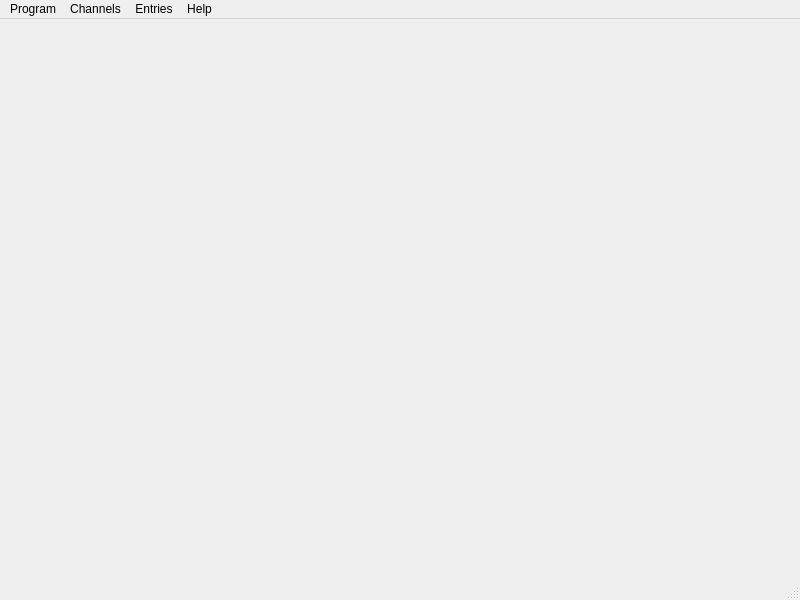
<?xml version="1.0" encoding="UTF-8"?>
<ui version="4.0">
 <class>MainWindow</class>
 <widget class="QMainWindow" name="MainWindow">
  <property name="geometry">
   <rect>
    <x>0</x>
    <y>0</y>
    <width>800</width>
    <height>600</height>
   </rect>
  </property>
  <property name="windowTitle">
   <string>Small RSS</string>
  </property>
  <property name="windowIcon">
   <iconset>
    <normalon>:/gfx/rss-feed.png</normalon>
   </iconset>
  </property>
  <widget class="QWidget" name="centralwidget"/>
  <widget class="QMenuBar" name="menubar">
   <property name="geometry">
    <rect>
     <x>0</x>
     <y>0</y>
     <width>800</width>
     <height>21</height>
    </rect>
   </property>
   <widget class="QMenu" name="menuProgram">
    <property name="title">
     <string>Program</string>
    </property>
    <addaction name="action_preferences"/>
    <addaction name="separator"/>
    <addaction name="action_Quit"/>
   </widget>
   <widget class="QMenu" name="menuChannels">
    <property name="title">
     <string>Channels</string>
    </property>
    <addaction name="action_Add"/>
    <addaction name="action_Edit_channel"/>
    <addaction name="action_Remove"/>
    <addaction name="separator"/>
    <addaction name="actionR_efresh_all"/>
    <addaction name="actionRefresh_selected"/>
   </widget>
   <widget class="QMenu" name="menuHelp">
    <property name="title">
     <string>Help</string>
    </property>
    <addaction name="action_Index"/>
    <addaction name="separator"/>
    <addaction name="actionCopyright_info"/>
    <addaction name="separator"/>
    <addaction name="action_About"/>
   </widget>
   <widget class="QMenu" name="menuEntries">
    <property name="title">
     <string>Entries</string>
    </property>
    <addaction name="action_Un_mark_as_favourite"/>
    <addaction name="separator"/>
    <addaction name="actionRemo_ve_entry"/>
    <addaction name="separator"/>
    <addaction name="action_Save_entry_as_PDF"/>
    <addaction name="actionPrin_t_entry"/>
   </widget>
   <addaction name="menuProgram"/>
   <addaction name="menuChannels"/>
   <addaction name="menuEntries"/>
   <addaction name="menuHelp"/>
  </widget>
  <widget class="QStatusBar" name="statusbar"/>
  <action name="action_Quit">
   <property name="icon">
    <iconset>
     <normalon>:/gfx/button-power-2.png</normalon>
    </iconset>
   </property>
   <property name="text">
    <string>&amp;Quit</string>
   </property>
   <property name="toolTip">
    <string>Exits the program</string>
   </property>
   <property name="shortcut">
    <string>F10</string>
   </property>
  </action>
  <action name="action_preferences">
   <property name="icon">
    <iconset>
     <normalon>:/gfx/cog-double-2.png</normalon>
    </iconset>
   </property>
   <property name="text">
    <string>&amp;Preferences...</string>
   </property>
   <property name="toolTip">
    <string>Displays dialog with config options</string>
   </property>
   <property name="shortcut">
    <string>F3</string>
   </property>
  </action>
  <action name="action_Add">
   <property name="icon">
    <iconset>
     <normalon>:/gfx/cloud-add.png</normalon>
    </iconset>
   </property>
   <property name="text">
    <string>&amp;Add...</string>
   </property>
   <property name="toolTip">
    <string>Adds new RSS channel to the program</string>
   </property>
   <property name="shortcut">
    <string>F5</string>
   </property>
  </action>
  <action name="action_Edit_channel">
   <property name="icon">
    <iconset>
     <normalon>:/gfx/cloud-setting.png</normalon>
    </iconset>
   </property>
   <property name="text">
    <string>&amp;Edit...</string>
   </property>
   <property name="toolTip">
    <string>Allows to edit channel parameters</string>
   </property>
   <property name="shortcut">
    <string>F6</string>
   </property>
  </action>
  <action name="action_Remove">
   <property name="icon">
    <iconset>
     <normalon>:/gfx/cloud-remove.png</normalon>
    </iconset>
   </property>
   <property name="text">
    <string>&amp;Remove</string>
   </property>
   <property name="toolTip">
    <string>Removes channel from list. All entries will be lost!</string>
   </property>
   <property name="shortcut">
    <string>F7</string>
   </property>
  </action>
  <action name="actionR_efresh_all">
   <property name="icon">
    <iconset>
     <normalon>:/gfx/cloud-refresh.png</normalon>
    </iconset>
   </property>
   <property name="text">
    <string>R&amp;efresh all</string>
   </property>
   <property name="toolTip">
    <string>Pools all channels for new entries</string>
   </property>
   <property name="shortcut">
    <string>Ctrl+R</string>
   </property>
  </action>
  <action name="actionRefresh_selected">
   <property name="icon">
    <iconset>
     <normalon>:/gfx/cloud-sync.png</normalon>
    </iconset>
   </property>
   <property name="text">
    <string>Refresh &amp;selected</string>
   </property>
   <property name="toolTip">
    <string>Polls selected channel for new entries</string>
   </property>
   <property name="shortcut">
    <string>Ctrl+Alt+R</string>
   </property>
  </action>
  <action name="action_Un_mark_as_favourite">
   <property name="icon">
    <iconset>
     <normalon>:/gfx/book-favorite-1.png</normalon>
    </iconset>
   </property>
   <property name="text">
    <string>(Un)mark as favourite</string>
   </property>
   <property name="toolTip">
    <string>Marks/unmarsk entry</string>
   </property>
   <property name="shortcut">
    <string>*</string>
   </property>
  </action>
  <action name="actionRemo_ve_entry">
   <property name="icon">
    <iconset>
     <normalon>:/gfx/remove-2.png</normalon>
    </iconset>
   </property>
   <property name="text">
    <string>Remo&amp;ve entry</string>
   </property>
   <property name="toolTip">
    <string>Removes manually selected entry</string>
   </property>
   <property name="shortcut">
    <string>-</string>
   </property>
  </action>
  <action name="action_Save_entry_as_PDF">
   <property name="icon">
    <iconset>
     <normalon>:/gfx/file-pdf.png</normalon>
    </iconset>
   </property>
   <property name="text">
    <string>&amp;Save entry as PDF...</string>
   </property>
   <property name="toolTip">
    <string>Saves entry as PDF file</string>
   </property>
   <property name="shortcut">
    <string>Ctrl+S</string>
   </property>
  </action>
  <action name="actionPrin_t_entry">
   <property name="icon">
    <iconset>
     <normalon>:/gfx/print-text.png</normalon>
    </iconset>
   </property>
   <property name="text">
    <string>Prin&amp;t entry...</string>
   </property>
   <property name="toolTip">
    <string>Prints entry</string>
   </property>
   <property name="shortcut">
    <string>Ctrl+P</string>
   </property>
  </action>
  <action name="action_Index">
   <property name="icon">
    <iconset>
     <normalon>:/gfx/help-circle.png</normalon>
    </iconset>
   </property>
   <property name="text">
    <string>&amp;Index...</string>
   </property>
   <property name="toolTip">
    <string>Displays help system</string>
   </property>
   <property name="shortcut">
    <string>Ctrl+H</string>
   </property>
  </action>
  <action name="action_About">
   <property name="icon">
    <iconset>
     <normalon>:/gfx/infomation-circle.png</normalon>
    </iconset>
   </property>
   <property name="text">
    <string>&amp;About...</string>
   </property>
   <property name="toolTip">
    <string>Displays general info about the program</string>
   </property>
   <property name="shortcut">
    <string>F11</string>
   </property>
  </action>
  <action name="actionCopyright_info">
   <property name="icon">
    <iconset>
     <normalon>:/gfx/file-copyright.png</normalon>
    </iconset>
   </property>
   <property name="text">
    <string>Copyright info</string>
   </property>
   <property name="toolTip">
    <string>All acknowledgements and license info</string>
   </property>
   <property name="shortcut">
    <string>F12</string>
   </property>
  </action>
 </widget>
 <resources/>
 <connections/>
</ui>
